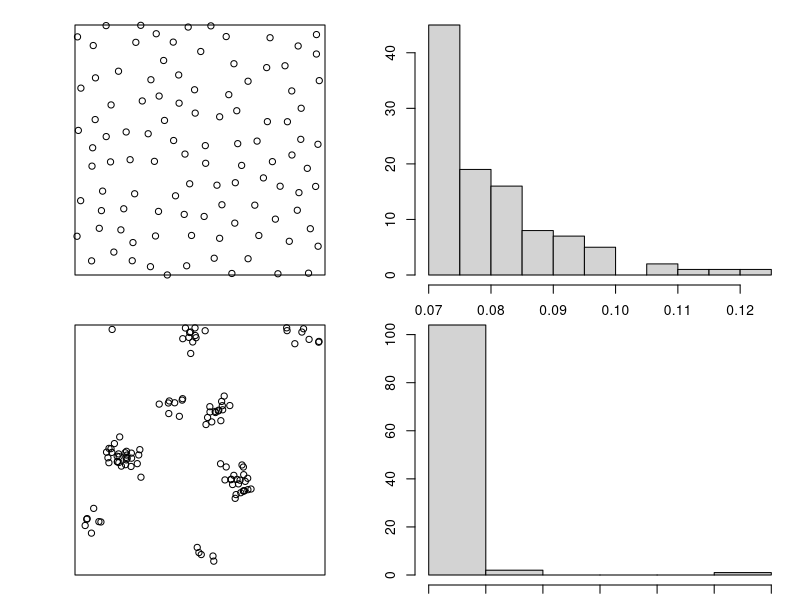

Write the R code that produced this figure.
## ---- chunk 1
library(spatstat)
## ---- chunk 2
pp1 <- rSSI(0.07, n = 105)
pp2 <- rThomas(10, 0.03, 10)
## ---- chunk 3
nn1 <- nndist(pp1)
nn2 <- nndist(pp2)
## ---- chunk 4
par(mfrow = c(2, 2), mai = rep(0.15, 4))

plot(pp1, main = "")
hist(nn1, main = "", xlab = "Distance", ylab = "Frequency")
plot(pp2, main = "")
hist(nn2, main = "", xlab = "Distance", ylab = "Frequency")
## ---- chunk 5
#| code-fold: true
# License (MIT)
#
# Copyright (c) 2023 David O'Sullivan
#
# Permission is hereby granted, free of charge, to any person
# obtaining a copy of this software and associated documentation
# files (the "Software"), to deal in the Software without restriction,
# including without limitation the rights to use, copy, modify, merge,
# publish, distribute, sublicense, and/or sell copies of the Software,
# and to  permit persons to whom the Software is furnished to do so,
# subject to the following conditions:
#
# The above copyright notice and this permission notice shall be included
# in all copies or substantial portions of the Software.
#
# THE SOFTWARE IS PROVIDED "AS IS", WITHOUT WARRANTY OF ANY KIND, EXPRESS
# OR IMPLIED, INCLUDING BUT NOT LIMITED TO THE WARRANTIES OF MERCHANTABILITY,
# FITNESS FOR A PARTICULAR PURPOSE AND NONINFRINGEMENT. IN NO EVENT SHALL
# THE AUTHORS OR COPYRIGHT HOLDERS BE LIABLE FOR ANY CLAIM, DAMAGES OR OTHER
# LIABILITY, WHETHER IN AN ACTION OF CONTRACT, TORT OR OTHERWISE, ARISING
# FROM, OUT OF OR IN CONNECTION WITH THE SOFTWARE OR THE USE OR OTHER
# DEALINGS IN THE SOFTWARE.
